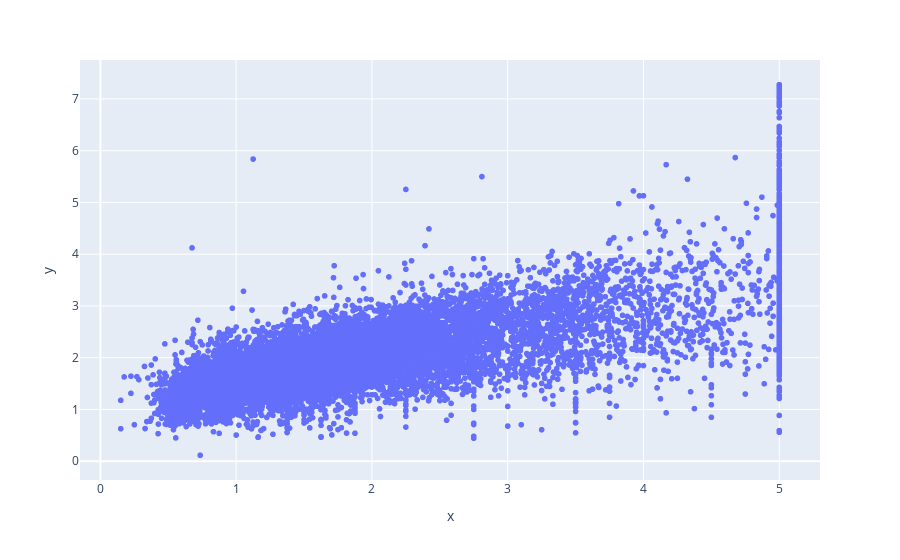

Notebook code cell kept with this figure:
### Code cell
yhat = lr.predict(X_test)
fig = px.scatter(x=y_test, y=yhat)
fig.show()

### Figure 1 — Plotly figure (JSON) as saved in the notebook; plotly's stock layout.template omitted (floating-point values rounded to 4 significant figures; data arrays with more than 128 entries replaced by an {"elided": "..."} marker saying what was removed)
{"data": [{"hovertemplate": "x=%{x}<br>y=%{y}<extra></extra>", "legendgroup": "", "marker": {"color": "#636efa", "symbol": "circle"}, "mode": "markers", "name": "", "showlegend": false, "type": "scattergl", "x": {"elided": "10320 float values"}, "xaxis": "x", "y": {"elided": "10320 float values"}, "yaxis": "y"}], "layout": {"autosize": true, "legend": {"tracegroupgap": 0}, "margin": {"t": 60}, "xaxis": {"anchor": "y", "autorange": true, "domain": [0, 1], "range": [-0.1754, 5.325], "title": {"text": "x"}, "type": "linear"}, "yaxis": {"anchor": "x", "autorange": true, "domain": [0, 1], "range": [-0.4387, 7.828], "title": {"text": "y"}, "type": "linear"}}}
